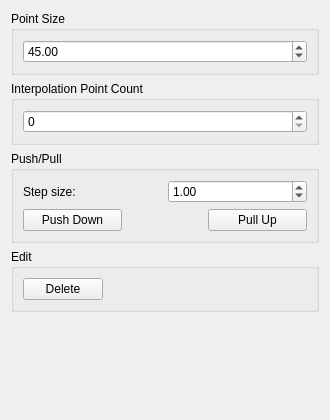
<?xml version="1.0" encoding="UTF-8"?>
<ui version="4.0">
 <class>PropertiesWidget</class>
 <widget class="QWidget" name="PropertiesWidget">
  <property name="geometry">
   <rect>
    <x>0</x>
    <y>0</y>
    <width>330</width>
    <height>420</height>
   </rect>
  </property>
  <property name="windowTitle">
   <string>Form</string>
  </property>
  <layout class="QVBoxLayout" name="verticalLayout">
   <item>
    <widget class="QGroupBox" name="groupBox">
     <property name="title">
      <string>Point Size</string>
     </property>
     <layout class="QVBoxLayout" name="verticalLayout_2">
      <item>
       <widget class="QDoubleSpinBox" name="_doubleSpinBoxPointSize">
        <property name="sizePolicy">
         <sizepolicy hsizetype="Minimum" vsizetype="Fixed">
          <horstretch>0</horstretch>
          <verstretch>0</verstretch>
         </sizepolicy>
        </property>
        <property name="minimum">
         <double>0.010000000000000</double>
        </property>
        <property name="maximum">
         <double>999999.989999999990687</double>
        </property>
        <property name="value">
         <double>45.000000000000000</double>
        </property>
       </widget>
      </item>
     </layout>
    </widget>
   </item>
   <item>
    <widget class="QGroupBox" name="groupBox_8">
     <property name="title">
      <string>Interpolation Point Count</string>
     </property>
     <layout class="QVBoxLayout" name="verticalLayout_11">
      <item>
       <widget class="QSpinBox" name="_spinBoxInterpolationCount"/>
      </item>
     </layout>
    </widget>
   </item>
   <item>
    <widget class="QGroupBox" name="groupBox_10">
     <property name="title">
      <string>Push/Pull</string>
     </property>
     <layout class="QVBoxLayout" name="verticalLayout_7">
      <item>
       <layout class="QHBoxLayout" name="horizontalLayout_2">
        <item>
         <widget class="QLabel" name="label_10">
          <property name="text">
           <string>Step size:</string>
          </property>
         </widget>
        </item>
        <item>
         <widget class="QDoubleSpinBox" name="_doubleSpinBoxStepSize">
          <property name="toolTip">
           <string>Set the depth for pushing/pulling segmentation points down/up a layer</string>
          </property>
          <property name="value">
           <double>1.000000000000000</double>
          </property>
         </widget>
        </item>
       </layout>
      </item>
      <item>
       <layout class="QHBoxLayout" name="horizontalLayout_6">
        <item>
         <widget class="QPushButton" name="_pushButtonPushDown">
          <property name="minimumSize">
           <size>
            <width>99</width>
            <height>0</height>
           </size>
          </property>
          <property name="text">
           <string>Push Down</string>
          </property>
         </widget>
        </item>
        <item>
         <spacer name="horizontalSpacer_5">
          <property name="orientation">
           <enum>Qt::Horizontal</enum>
          </property>
          <property name="sizeHint" stdset="0">
           <size>
            <width>40</width>
            <height>20</height>
           </size>
          </property>
         </spacer>
        </item>
        <item>
         <widget class="QPushButton" name="_pushButtonPullUp">
          <property name="minimumSize">
           <size>
            <width>99</width>
            <height>0</height>
           </size>
          </property>
          <property name="text">
           <string>Pull Up</string>
          </property>
         </widget>
        </item>
       </layout>
      </item>
     </layout>
    </widget>
   </item>
   <item>
    <widget class="QGroupBox" name="groupBox_11">
     <property name="title">
      <string>Edit</string>
     </property>
     <layout class="QVBoxLayout" name="verticalLayout_14">
      <item>
       <layout class="QHBoxLayout" name="horizontalLayout_5">
        <item>
         <widget class="QPushButton" name="_pushButtonDelete">
          <property name="toolTip">
           <string>Remove selected segmentation points</string>
          </property>
          <property name="text">
           <string>Delete</string>
          </property>
         </widget>
        </item>
        <item>
         <spacer name="horizontalSpacer_4">
          <property name="orientation">
           <enum>Qt::Horizontal</enum>
          </property>
          <property name="sizeHint" stdset="0">
           <size>
            <width>40</width>
            <height>20</height>
           </size>
          </property>
         </spacer>
        </item>
       </layout>
      </item>
     </layout>
    </widget>
   </item>
   <item>
    <spacer name="verticalSpacer">
     <property name="orientation">
      <enum>Qt::Vertical</enum>
     </property>
     <property name="sizeHint" stdset="0">
      <size>
       <width>20</width>
       <height>40</height>
      </size>
     </property>
    </spacer>
   </item>
  </layout>
 </widget>
 <resources/>
 <connections/>
</ui>
